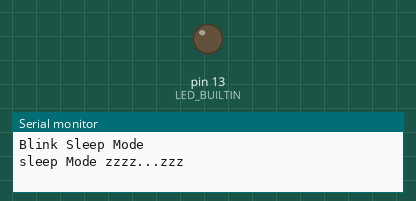
This sketch was run on a simulated Arduino Uno, built with avr-gcc and run on an emulated ATmega328P. Shown: output pins drawn as LEDs (lit = HIGH), the last lines printed to the serial monitor. Sleep ends after the set time or at an interrupt.

Above: at 4.0 s.
At 8.6 s:
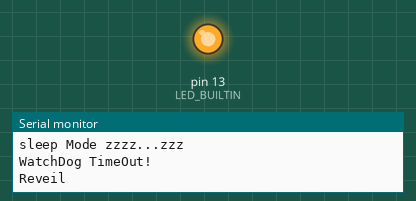
Timing chart, 0 to 10.6 s (numbered marks = the images above):
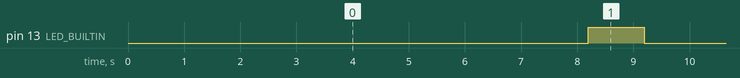

Measured:
- by itself, pin 13 (LED_BUILTIN): alternates HIGH for 1.0 s and LOW for 7.2 s

The sketch:

Blink_Sleep_mode.ino
```cpp
/*
  Blink Sleep Mode
  Made by Je fais des trucs sur Youtube
  à partager sans limitation  :)

*/

#include <avr/sleep.h>
#include <avr/power.h>
#include <avr/wdt.h>


// the setup function runs once when you press reset or power the board
void setup() {
  //init serial
   Serial.begin(115200);
   Serial.println("Blink Sleep Mode");
  // initialize digital pin LED_BUILTIN as an output.
  pinMode(LED_BUILTIN, OUTPUT);
  //Setup WacthDog interrupe
   setupWatchDogTimer();

  //init power Save
  initPowerSave();

  //mode sleep
  sleepPwrDown();


}

// the loop function runs over and over again forever
void loop() {

}


// Setup the Watch Dog Timer (WDT)
void setupWatchDogTimer() {
  // The MCU Status Register (MCUSR) is used to tell the cause of the last
  // reset, such as brown-out reset, watchdog reset, etc.
  // NOTE: for security reasons, there is a timed sequence for clearing the
  // WDE and changing the time-out configuration. If you don't use this
  // sequence properly, you'll get unexpected results.

  // Clear the reset flag on the MCUSR, the WDRF bit (bit 3).
  MCUSR &= ~(1<<WDRF);

  // Configure the Watchdog timer Control Register (WDTCSR)
  // The WDTCSR is used for configuring the time-out, mode of operation, etc

  // In order to change WDE or the pre-scaler, we need to set WDCE (This will
  // allow updates for 4 clock cycles).

  // Set the WDCE bit (bit 4) and the WDE bit (bit 3) of the WDTCSR. The WDCE
  // bit must be set in order to change WDE or the watchdog pre-scalers.
  // Setting the WDCE bit will allow updates to the pre-scalers and WDE for 4
  // clock cycles then it will be reset by hardware.
  WDTCSR |= (1<<WDCE) | (1<<WDE);

  /**
   *  Setting the watchdog pre-scaler value with VCC = 5.0V and 16mHZ
   *  WDP3 WDP2 WDP1 WDP0 | Number of WDT | Typical Time-out at Oscillator Cycles
   *  0    0    0    0    |   2K cycles   | 16 ms
   *  0    0    0    1    |   4K cycles   | 32 ms
   *  0    0    1    0    |   8K cycles   | 64 ms
   *  0    0    1    1    |  16K cycles   | 0.125 s
   *  0    1    0    0    |  32K cycles   | 0.25 s
   *  0    1    0    1    |  64K cycles   | 0.5 s
   *  0    1    1    0    |  128K cycles  | 1.0 s
   *  0    1    1    1    |  256K cycles  | 2.0 s
   *  1    0    0    0    |  512K cycles  | 4.0 s
   *  1    0    0    1    | 1024K cycles  | 8.0 s
  */
  WDTCSR  = (1<<WDP3) | (0<<WDP2) | (0<<WDP1) | (1<<WDP0); // 8.0s @16MHz
  // Enable the WD interrupt (note: no reset).
  WDTCSR |= _BV(WDIE);


}

void initPowerSave(){
  ADCSRA = 0;  // disable ADC to save 0.1mA
  //disable pin interrupt
  detachInterrupt(digitalPinToInterrupt(0));
  detachInterrupt(digitalPinToInterrupt(1));
}

void sleepPwrDown() {
   Serial.println("sleep Mode zzzz...zzz");
   delay(10);
    set_sleep_mode(SLEEP_MODE_PWR_DOWN);
    sleep_enable();
    sleep_mode();


    // First thing to do is disable sleep.
  sleep_disable();

  // Re-enable the peripherals.
  power_all_enable();
  Serial.println("Reveil");

    wakeCallback();
   delay(10);
   sleepPwrDown();

}

void wakeCallback() {
    /* Clignote et remise en veille */
  digitalWrite(LED_BUILTIN, HIGH);   // turn the LED on (HIGH is the voltage level)
  delay(1000);                       // wait for a second
  digitalWrite(LED_BUILTIN, LOW);    // turn the LED off by making the voltage LOW
  delay(1000);
}


// Watchdog Interrupt Service. This is executed when watchdog timed out.
ISR(WDT_vect) {

  Serial.println("WatchDog TimeOut!");


}
```
